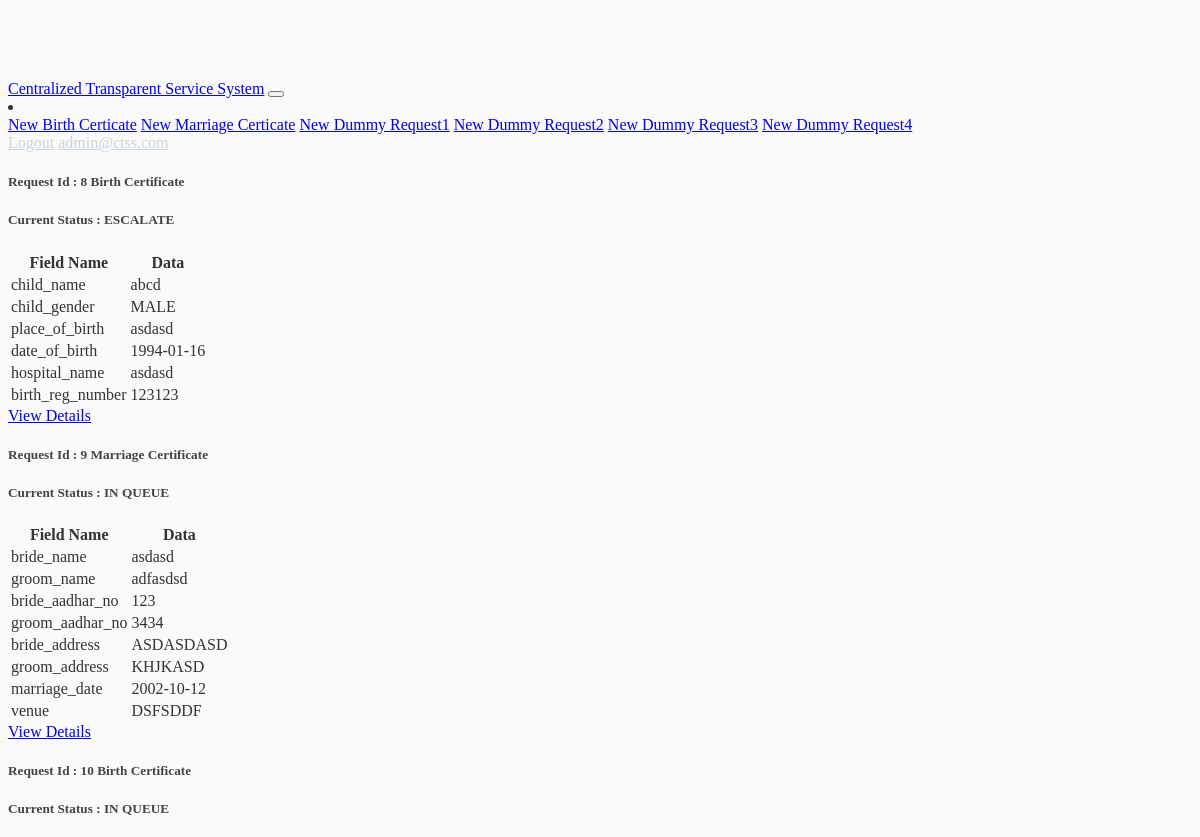
The page / (signed in, upper part) on the database as committed earlier.
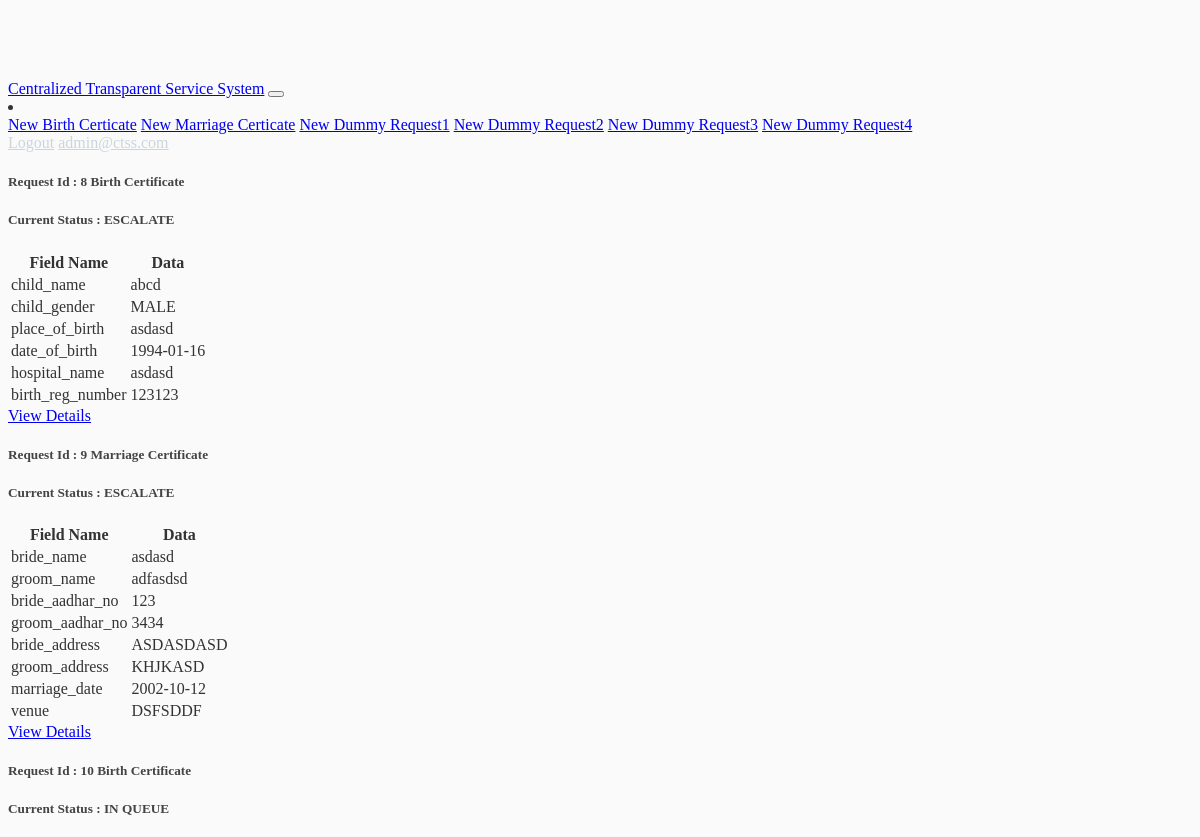
The same page on the database as committed later.
### ticket/models.py (models this page shows, shortened)
class ServiceRequest(models.Model):
    owner = models.ForeignKey(allUser, related_name='owner', blank=True, null=True, verbose_name='Owner', on_delete=models.DO_NOTHING)
    description = models.CharField('description', blank=True, null=True, max_length=255)
    category = models.ForeignKey(Category, related_name="category", blank=True, null=True, on_delete=models.DO_NOTHING)
    status = models.CharField('Status', choices=STATUS_CHOICES,
                              max_length=255, blank=True, null=True, default="IN QUEUE")
    closed_date = models.DateTimeField(blank=True, null=True)
    assigned_to = models.ForeignKey(allUser, related_name='assigned_to', blank=True,
                                    null=True, verbose_name='Assigned to', on_delete=models.DO_NOTHING)
    created = models.DateTimeField(auto_now_add=True)
    updated = models.DateTimeField(auto_now=True)
    duedate = models.DateTimeField(null=True, blank=True)
    extra = models.TextField('extra', null=True, blank=True)

### ticket/views.py (the view, shortened to what this page needs)
# urls.py: 2. Add a URL to urlpatterns:  path('', views.home, name='home')
def home(request):
    if request.user.is_authenticated:
        print("Requester Role :", request.user.role)
        if request.user.role == 'ADMIN':
            service_requests = ServiceRequest.objects.all()
        elif request.user.role == 'PUBLIC':
            service_requests = ServiceRequest.objects.filter(owner=request.user)
        else:
            service_requests = ServiceRequest.objects.filter(assigned_to=request.user)
        for service_request in service_requests:
            setattr(service_request, 'data', json.loads(service_request.extra))
        context = {
            'service_requests': service_requests,
            'announcements' : Announcement.objects.all(),
            'leave_officers': LeaveOfficer.objects.all()
        }
    return render(request, 'ticket/home.html', context)

### allusers/models.py (called while the page is built)
    def __str__(self):
        return f"{self.officer_on_leave.username }"

### ticket/templates/ticket/home.html
{% extends "base.html" %}
{% load mathfilters %}
{% block content %}
<div class="container col-sm-12">
<div class="row">
{% for service_request in service_requests %}
        <div class="col-sm-6">
            <div class="card m-2">
                <div class="card-header text-center">
                    <h5><span class="badge badge-pill badge-warning">Request Id : {{ service_request.id }}</span> {{ service_request.description }}</h5>
                </div>
                <div class="card-body text-center">
                    {% if service_request.status == "ESCALATE" %}
                    <h5 class="card-title bg-danger text-light p-2">Current Status : {{service_request.status}}</h5>
                    {% else %}
                    <h5 class="card-title bg-success text-light p-2">Current Status : {{service_request.status}}</h5>
                    {% endif %}
                    <table class="table table-striped table-bordered">
                        <thead class="table-primary">
                            <tr>
                                <th scope="col">Field Name </th>
                                <th scope="col">Data</th>
                            </tr>
                        </thead>
                        <tbody>
                            {% for key, value in service_request.data.items %}
                            <tr>
                                <td>{{ key }}</td>
                                <td>{{ value }}</td>
                            </tr>
                            {% endfor %}
                        </tbody>
                    </table>
                    {% if user.is_public ==  True %}
                    <a href="/ticket/{{ service_request.id }}/" class="btn btn-outline-primary" role="button">View Details</a>
                    {% else %}
                    <a href="/ticket/{{ service_request.id }}/" class="btn btn-outline-primary" role="button">Action Service Request</a>
                    {% endif %}
                </div>
            </div>
        </div>
{% endfor %}
</div>
</div>
{% endblock content %}

Rows that differ between the two databases and show on the page:
changed ServiceRequest "Marriage Certificate": status "IN QUEUE" → "ESCALATE"
